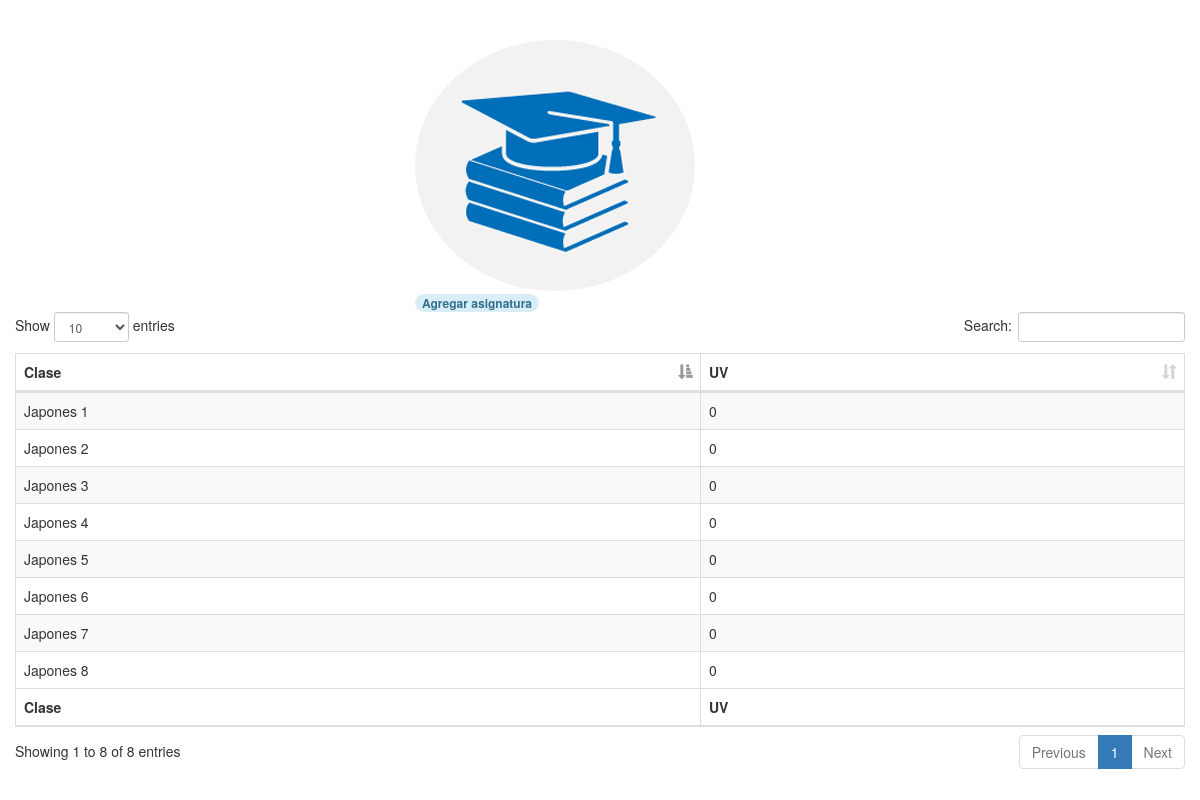
/pages-modules/administration/CrearAsignaturas.php, run on the app's committed database.
### tables this page shows
CREATE TABLE IF NOT EXISTS `tbl_clases` (
  `CODIGO_CLASE` int(11) NOT NULL,
  `NOMBRE_CLASE` varchar(35) NOT NULL,
  `REQUISITO` int(11) NOT NULL,
  `UV` int(11) NOT NULL,
  `CODIGO` varchar(6) NOT NULL,
  `CODIGO_NIVEL` int(11) NOT NULL
);

### pages-modules/administration/CrearAsignaturas.php (the view, shortened to what this page needs)
<!DOCTYPE html>
<html>
<head>
        <link href="css/css/bootstrap.min.css" rel="stylesheet" type="text/css"/>
        <link href="css/css/dataTables.bootstrap.min.css" rel="stylesheet" type="text/css"/>
 </head>
<?php
    include '../../conection/conection.php';
    $stmt = $db->prepare("CALL SP_SELECCIONAR_ASIGNATURAS()");
    $stmt->execute();
    $rows = $stmt->fetchAll(PDO::FETCH_ASSOC);
?>
    <div class="col-sm-6 col-md-4">
        <br>
        <br>
        <div class="profile-header-container btn_add" role="button"
            data-toggle="modal" data-target="#addAsignaturas">
            <img class="img-circle" src="images/add_asignaturas.png" alt="" id="profile"/>
            <div class="rank-label-container">
                <span class='badge alert-info'>Agregar asignatura</div>
            </div>
        </div>
<br>
  <br>
  <br>
  <br>
 <div class="container col-md-12" >
 <div class="form-group">
<div class="table-responsive">
<table id="example" class="table table-striped table-bordered table-hover" >
        <thead>
            <tr>
                <th>Clase</th>
                <th>UV</th>
            </tr>
        </thead>
        <tfoot>
            <tr>
                <th>Clase</th>
                <th>UV</th>
            </tr>
        </tfoot>
        <tbody>
<?php
    foreach ($rows as $row){
        $CODIGO_ASIGNATURA           = $row['CODIGO_CLASE'];
        $NOMBRE_ASIGNATURA          = $row['NOMBRE_CLASE'];
        $UNIDADES_VALORATIVAS               = $row['UV'];
?>
                        <tr class="btn_view" role="button"
                            data-toggle="modal" data-target="#viewMoreAsignatura"
                                data-id = <?php echo $CODIGO_ASIGNATURA ?>>
                                <td><?php echo $NOMBRE_ASIGNATURA ?></td>
                                <td><?php echo $UNIDADES_VALORATIVAS ?></td>
                        </tr>
<?php
    }
?>
                </tbody>
            </table>
        </div>
    </div>
</div>

### data on the page
tbl_clases: NOMBRE_CLASE "Japones 1", UV "0"
tbl_clases: NOMBRE_CLASE "Japones 2", UV "0"
tbl_clases: NOMBRE_CLASE "Japones 3", UV "0"
tbl_clases: NOMBRE_CLASE "Japones 4", UV "0"
tbl_clases: NOMBRE_CLASE "Japones 5", UV "0"
tbl_clases: NOMBRE_CLASE "Japones 6", UV "0"
tbl_clases: NOMBRE_CLASE "Japones 7", UV "0"
tbl_clases: NOMBRE_CLASE "Japones 8", UV "0"
